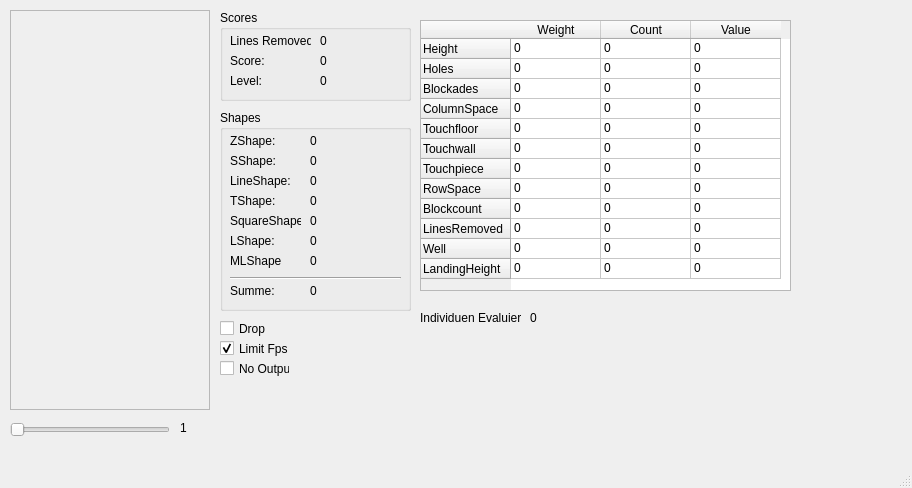
<?xml version="1.0" encoding="UTF-8"?>
<ui version="4.0">
 <class>MainWindow</class>
 <widget class="QMainWindow" name="MainWindow">
  <property name="geometry">
   <rect>
    <x>0</x>
    <y>0</y>
    <width>912</width>
    <height>488</height>
   </rect>
  </property>
  <property name="windowTitle">
   <string>MainWindow</string>
  </property>
  <widget class="QWidget" name="centralwidget">
   <widget class="TetrisRenderer" name="board">
    <property name="geometry">
     <rect>
      <x>10</x>
      <y>10</y>
      <width>200</width>
      <height>400</height>
     </rect>
    </property>
    <property name="frameShape">
     <enum>QFrame::StyledPanel</enum>
    </property>
    <property name="frameShadow">
     <enum>QFrame::Raised</enum>
    </property>
   </widget>
   <widget class="QGroupBox" name="groupBox">
    <property name="geometry">
     <rect>
      <x>220</x>
      <y>110</y>
      <width>191</width>
      <height>201</height>
     </rect>
    </property>
    <property name="title">
     <string>Shapes</string>
    </property>
    <widget class="QLabel" name="labelZShapeText">
     <property name="geometry">
      <rect>
       <x>10</x>
       <y>20</y>
       <width>46</width>
       <height>21</height>
      </rect>
     </property>
     <property name="text">
      <string>ZShape:</string>
     </property>
    </widget>
    <widget class="QLabel" name="labelZShape">
     <property name="geometry">
      <rect>
       <x>90</x>
       <y>21</y>
       <width>101</width>
       <height>20</height>
      </rect>
     </property>
     <property name="text">
      <string>0</string>
     </property>
    </widget>
    <widget class="QLabel" name="labelSShapeText">
     <property name="geometry">
      <rect>
       <x>10</x>
       <y>40</y>
       <width>46</width>
       <height>21</height>
      </rect>
     </property>
     <property name="text">
      <string>SShape:</string>
     </property>
    </widget>
    <widget class="QLabel" name="labelSShape">
     <property name="geometry">
      <rect>
       <x>90</x>
       <y>40</y>
       <width>101</width>
       <height>21</height>
      </rect>
     </property>
     <property name="text">
      <string>0</string>
     </property>
    </widget>
    <widget class="QLabel" name="labelLineShapeText">
     <property name="geometry">
      <rect>
       <x>10</x>
       <y>60</y>
       <width>61</width>
       <height>21</height>
      </rect>
     </property>
     <property name="text">
      <string>LineShape:</string>
     </property>
    </widget>
    <widget class="QLabel" name="labelLineShape">
     <property name="geometry">
      <rect>
       <x>90</x>
       <y>60</y>
       <width>101</width>
       <height>21</height>
      </rect>
     </property>
     <property name="text">
      <string>0</string>
     </property>
    </widget>
    <widget class="QLabel" name="labelTShapeText">
     <property name="geometry">
      <rect>
       <x>10</x>
       <y>80</y>
       <width>46</width>
       <height>21</height>
      </rect>
     </property>
     <property name="text">
      <string>TShape:</string>
     </property>
    </widget>
    <widget class="QLabel" name="labelTShape">
     <property name="geometry">
      <rect>
       <x>90</x>
       <y>80</y>
       <width>101</width>
       <height>21</height>
      </rect>
     </property>
     <property name="text">
      <string>0</string>
     </property>
    </widget>
    <widget class="QLabel" name="labelSquareShapeText">
     <property name="geometry">
      <rect>
       <x>10</x>
       <y>100</y>
       <width>71</width>
       <height>21</height>
      </rect>
     </property>
     <property name="text">
      <string>SquareShape:</string>
     </property>
    </widget>
    <widget class="QLabel" name="labelSquareShape">
     <property name="geometry">
      <rect>
       <x>90</x>
       <y>100</y>
       <width>101</width>
       <height>21</height>
      </rect>
     </property>
     <property name="text">
      <string>0</string>
     </property>
    </widget>
    <widget class="QLabel" name="labelLShapeText">
     <property name="geometry">
      <rect>
       <x>10</x>
       <y>120</y>
       <width>46</width>
       <height>21</height>
      </rect>
     </property>
     <property name="text">
      <string>LShape:</string>
     </property>
    </widget>
    <widget class="QLabel" name="labelLShape">
     <property name="geometry">
      <rect>
       <x>90</x>
       <y>120</y>
       <width>101</width>
       <height>21</height>
      </rect>
     </property>
     <property name="text">
      <string>0</string>
     </property>
    </widget>
    <widget class="QLabel" name="labelMLShapeText">
     <property name="geometry">
      <rect>
       <x>10</x>
       <y>140</y>
       <width>51</width>
       <height>21</height>
      </rect>
     </property>
     <property name="text">
      <string>MLShape:</string>
     </property>
    </widget>
    <widget class="QLabel" name="labelMLShape">
     <property name="geometry">
      <rect>
       <x>90</x>
       <y>140</y>
       <width>101</width>
       <height>21</height>
      </rect>
     </property>
     <property name="text">
      <string>0</string>
     </property>
    </widget>
    <widget class="Line" name="line">
     <property name="geometry">
      <rect>
       <x>10</x>
       <y>160</y>
       <width>171</width>
       <height>16</height>
      </rect>
     </property>
     <property name="orientation">
      <enum>Qt::Horizontal</enum>
     </property>
    </widget>
    <widget class="QLabel" name="labelSummeShapesText">
     <property name="geometry">
      <rect>
       <x>10</x>
       <y>170</y>
       <width>51</width>
       <height>21</height>
      </rect>
     </property>
     <property name="text">
      <string>Summe:</string>
     </property>
    </widget>
    <widget class="QLabel" name="labelSummeShapes">
     <property name="geometry">
      <rect>
       <x>90</x>
       <y>170</y>
       <width>101</width>
       <height>21</height>
      </rect>
     </property>
     <property name="text">
      <string>0</string>
     </property>
    </widget>
   </widget>
   <widget class="QGroupBox" name="groupBox_2">
    <property name="geometry">
     <rect>
      <x>220</x>
      <y>10</y>
      <width>191</width>
      <height>91</height>
     </rect>
    </property>
    <property name="title">
     <string>Scores</string>
    </property>
    <widget class="QLabel" name="labelLevel">
     <property name="geometry">
      <rect>
       <x>100</x>
       <y>60</y>
       <width>91</width>
       <height>21</height>
      </rect>
     </property>
     <property name="text">
      <string>0</string>
     </property>
    </widget>
    <widget class="QLabel" name="LabelLinesRemoved">
     <property name="geometry">
      <rect>
       <x>100</x>
       <y>20</y>
       <width>91</width>
       <height>21</height>
      </rect>
     </property>
     <property name="text">
      <string>0</string>
     </property>
    </widget>
    <widget class="QLabel" name="labelScore">
     <property name="geometry">
      <rect>
       <x>100</x>
       <y>40</y>
       <width>91</width>
       <height>21</height>
      </rect>
     </property>
     <property name="text">
      <string>0</string>
     </property>
    </widget>
    <widget class="QLabel" name="labelLevelText">
     <property name="geometry">
      <rect>
       <x>10</x>
       <y>60</y>
       <width>46</width>
       <height>21</height>
      </rect>
     </property>
     <property name="text">
      <string>Level:</string>
     </property>
    </widget>
    <widget class="QLabel" name="labelScoreText">
     <property name="geometry">
      <rect>
       <x>10</x>
       <y>40</y>
       <width>46</width>
       <height>21</height>
      </rect>
     </property>
     <property name="text">
      <string>Score:</string>
     </property>
    </widget>
    <widget class="QLabel" name="labelLinesRemovedText">
     <property name="geometry">
      <rect>
       <x>10</x>
       <y>20</y>
       <width>81</width>
       <height>21</height>
      </rect>
     </property>
     <property name="text">
      <string>Lines Removed:</string>
     </property>
    </widget>
   </widget>
   <widget class="QSlider" name="horizontalSlider">
    <property name="geometry">
     <rect>
      <x>10</x>
      <y>420</y>
      <width>160</width>
      <height>19</height>
     </rect>
    </property>
    <property name="minimum">
     <number>1</number>
    </property>
    <property name="maximum">
     <number>5000</number>
    </property>
    <property name="orientation">
     <enum>Qt::Horizontal</enum>
    </property>
   </widget>
   <widget class="QTableWidget" name="tableWidget">
    <property name="geometry">
     <rect>
      <x>420</x>
      <y>20</y>
      <width>371</width>
      <height>271</height>
     </rect>
    </property>
    <attribute name="horizontalHeaderDefaultSectionSize">
     <number>90</number>
    </attribute>
    <attribute name="verticalHeaderDefaultSectionSize">
     <number>20</number>
    </attribute>
    <row>
     <property name="text">
      <string>Height</string>
     </property>
    </row>
    <row>
     <property name="text">
      <string>Holes</string>
     </property>
    </row>
    <row>
     <property name="text">
      <string>Blockades</string>
     </property>
    </row>
    <row>
     <property name="text">
      <string>ColumnSpace</string>
     </property>
    </row>
    <row>
     <property name="text">
      <string>Touchfloor</string>
     </property>
    </row>
    <row>
     <property name="text">
      <string>Touchwall</string>
     </property>
    </row>
    <row>
     <property name="text">
      <string>Touchpiece</string>
     </property>
    </row>
    <row>
     <property name="text">
      <string>RowSpace</string>
     </property>
    </row>
    <row>
     <property name="text">
      <string>Blockcount</string>
     </property>
    </row>
    <row>
     <property name="text">
      <string>LinesRemoved</string>
     </property>
    </row>
    <row>
     <property name="text">
      <string>Well</string>
     </property>
    </row>
    <row>
     <property name="text">
      <string>LandingHeight</string>
     </property>
    </row>
    <column>
     <property name="text">
      <string>Weight</string>
     </property>
    </column>
    <column>
     <property name="text">
      <string>Count</string>
     </property>
    </column>
    <column>
     <property name="text">
      <string>Value</string>
     </property>
    </column>
    <item row="0" column="0">
     <property name="text">
      <string>0</string>
     </property>
    </item>
    <item row="0" column="1">
     <property name="text">
      <string>0</string>
     </property>
    </item>
    <item row="0" column="2">
     <property name="text">
      <string>0</string>
     </property>
    </item>
    <item row="1" column="0">
     <property name="text">
      <string>0</string>
     </property>
    </item>
    <item row="1" column="1">
     <property name="text">
      <string>0</string>
     </property>
    </item>
    <item row="1" column="2">
     <property name="text">
      <string>0</string>
     </property>
    </item>
    <item row="2" column="0">
     <property name="text">
      <string>0</string>
     </property>
    </item>
    <item row="2" column="1">
     <property name="text">
      <string>0</string>
     </property>
    </item>
    <item row="2" column="2">
     <property name="text">
      <string>0</string>
     </property>
    </item>
    <item row="3" column="0">
     <property name="text">
      <string>0</string>
     </property>
    </item>
    <item row="3" column="1">
     <property name="text">
      <string>0</string>
     </property>
    </item>
    <item row="3" column="2">
     <property name="text">
      <string>0</string>
     </property>
    </item>
    <item row="4" column="0">
     <property name="text">
      <string>0</string>
     </property>
    </item>
    <item row="4" column="1">
     <property name="text">
      <string>0</string>
     </property>
    </item>
    <item row="4" column="2">
     <property name="text">
      <string>0</string>
     </property>
    </item>
    <item row="5" column="0">
     <property name="text">
      <string>0</string>
     </property>
    </item>
    <item row="5" column="1">
     <property name="text">
      <string>0</string>
     </property>
    </item>
    <item row="5" column="2">
     <property name="text">
      <string>0</string>
     </property>
    </item>
    <item row="6" column="0">
     <property name="text">
      <string>0</string>
     </property>
    </item>
    <item row="6" column="1">
     <property name="text">
      <string>0</string>
     </property>
    </item>
    <item row="6" column="2">
     <property name="text">
      <string>0</string>
     </property>
    </item>
    <item row="7" column="0">
     <property name="text">
      <string>0</string>
     </property>
    </item>
    <item row="7" column="1">
     <property name="text">
      <string>0</string>
     </property>
    </item>
    <item row="7" column="2">
     <property name="text">
      <string>0</string>
     </property>
    </item>
    <item row="8" column="0">
     <property name="text">
      <string>0</string>
     </property>
    </item>
    <item row="8" column="1">
     <property name="text">
      <string>0</string>
     </property>
    </item>
    <item row="8" column="2">
     <property name="text">
      <string>0</string>
     </property>
    </item>
    <item row="9" column="0">
     <property name="text">
      <string>0</string>
     </property>
    </item>
    <item row="9" column="1">
     <property name="text">
      <string>0</string>
     </property>
    </item>
    <item row="9" column="2">
     <property name="text">
      <string>0</string>
     </property>
    </item>
    <item row="10" column="0">
     <property name="text">
      <string>0</string>
     </property>
    </item>
    <item row="10" column="1">
     <property name="text">
      <string>0</string>
     </property>
    </item>
    <item row="10" column="2">
     <property name="text">
      <string>0</string>
     </property>
    </item>
    <item row="11" column="0">
     <property name="text">
      <string>0</string>
     </property>
    </item>
    <item row="11" column="1">
     <property name="text">
      <string>0</string>
     </property>
    </item>
    <item row="11" column="2">
     <property name="text">
      <string>0</string>
     </property>
    </item>
   </widget>
   <widget class="QCheckBox" name="checkBoxDrop">
    <property name="geometry">
     <rect>
      <x>220</x>
      <y>320</y>
      <width>70</width>
      <height>17</height>
     </rect>
    </property>
    <property name="text">
     <string>Drop</string>
    </property>
   </widget>
   <widget class="QCheckBox" name="checkBoxFPS">
    <property name="geometry">
     <rect>
      <x>220</x>
      <y>340</y>
      <width>70</width>
      <height>17</height>
     </rect>
    </property>
    <property name="text">
     <string>Limit Fps</string>
    </property>
    <property name="checked">
     <bool>true</bool>
    </property>
   </widget>
   <widget class="QLabel" name="labelSpeed">
    <property name="geometry">
     <rect>
      <x>180</x>
      <y>420</y>
      <width>46</width>
      <height>16</height>
     </rect>
    </property>
    <property name="text">
     <string>1</string>
    </property>
   </widget>
   <widget class="QCheckBox" name="checkBoxNoOutput">
    <property name="geometry">
     <rect>
      <x>220</x>
      <y>360</y>
      <width>70</width>
      <height>17</height>
     </rect>
    </property>
    <property name="text">
     <string>No Output</string>
    </property>
   </widget>
   <widget class="QLabel" name="labelIndividuumText">
    <property name="geometry">
     <rect>
      <x>420</x>
      <y>310</y>
      <width>101</width>
      <height>16</height>
     </rect>
    </property>
    <property name="text">
     <string>Individuen Evaluiert:</string>
    </property>
   </widget>
   <widget class="QLabel" name="labelIndividuum">
    <property name="geometry">
     <rect>
      <x>530</x>
      <y>310</y>
      <width>61</width>
      <height>16</height>
     </rect>
    </property>
    <property name="text">
     <string>0</string>
    </property>
   </widget>
  </widget>
  <widget class="QMenuBar" name="menubar">
   <property name="geometry">
    <rect>
     <x>0</x>
     <y>0</y>
     <width>912</width>
     <height>21</height>
    </rect>
   </property>
  </widget>
  <widget class="QStatusBar" name="statusbar"/>
 </widget>
 <customwidgets>
  <customwidget>
   <class>TetrisRenderer</class>
   <extends>QFrame</extends>
   <header>tetrisrenderer.h</header>
   <container>1</container>
  </customwidget>
 </customwidgets>
 <resources/>
 <connections/>
</ui>
